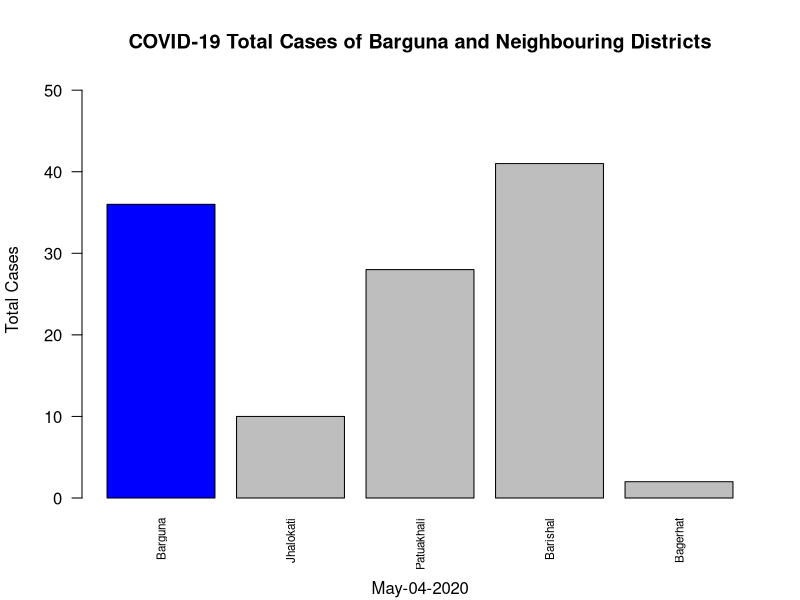
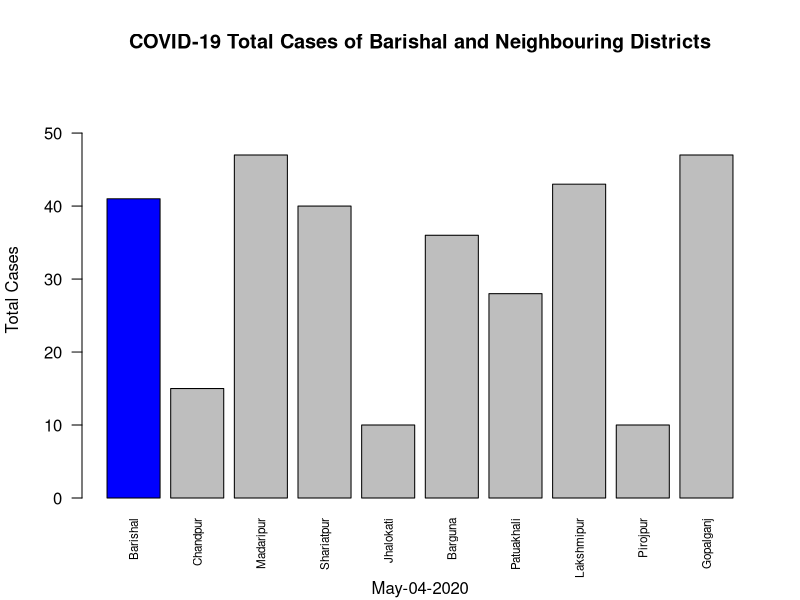
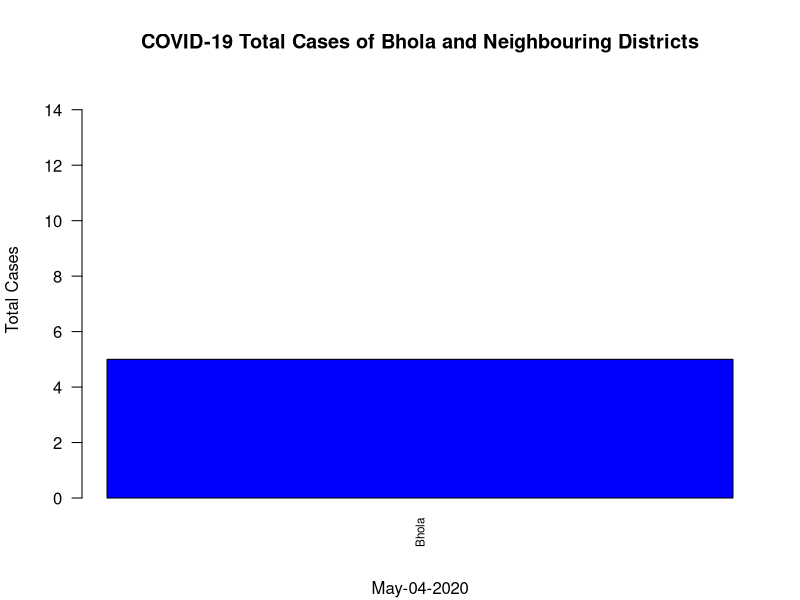
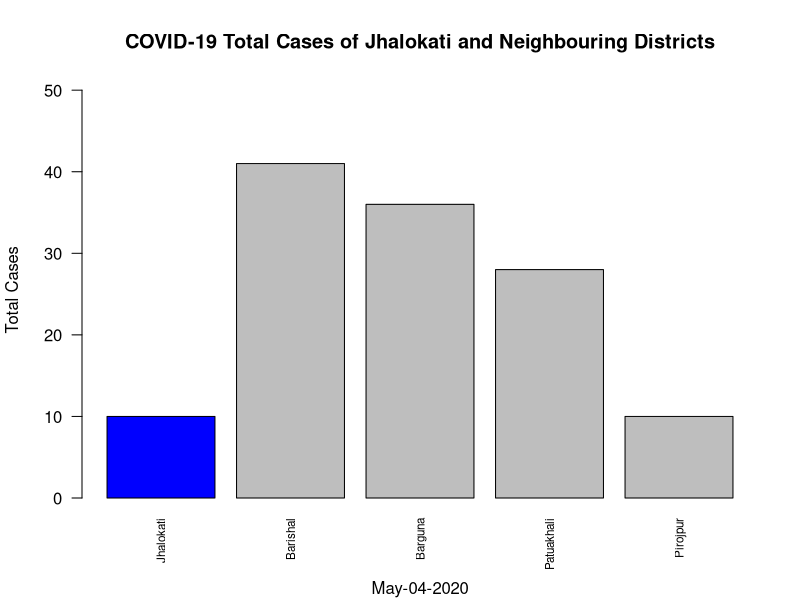
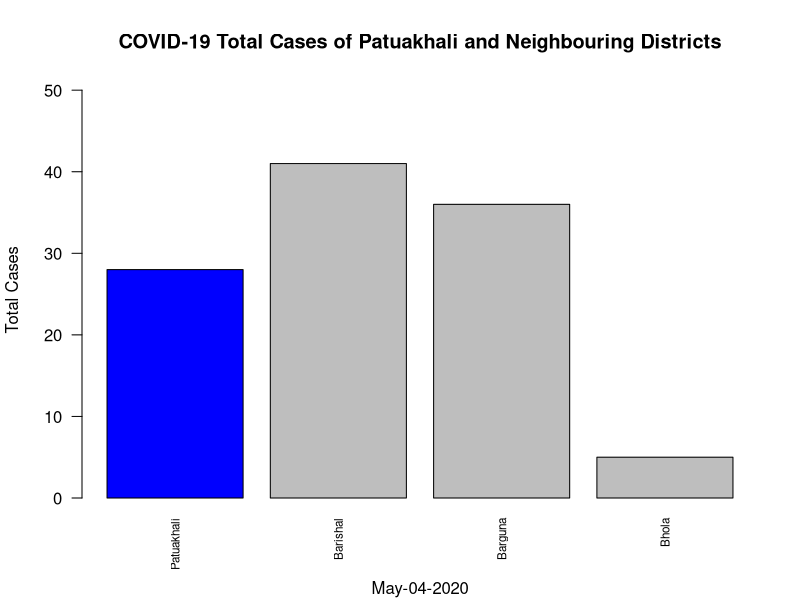
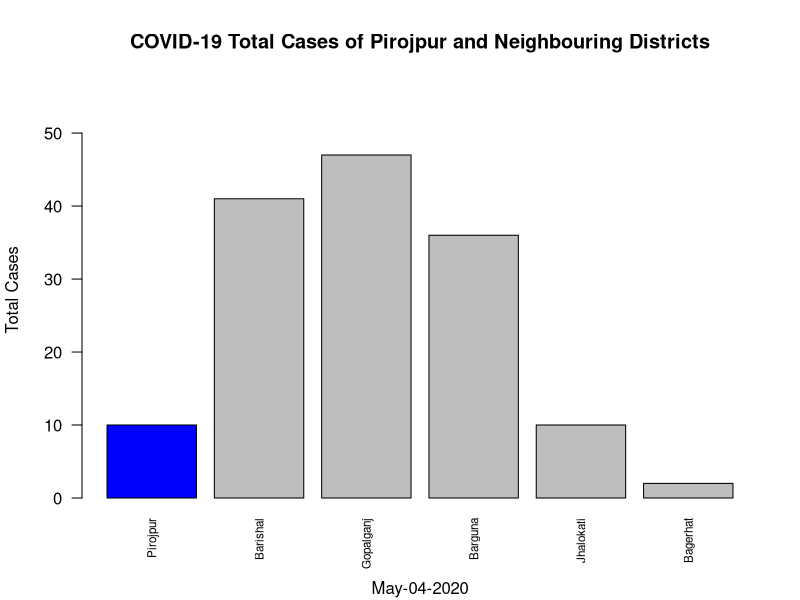
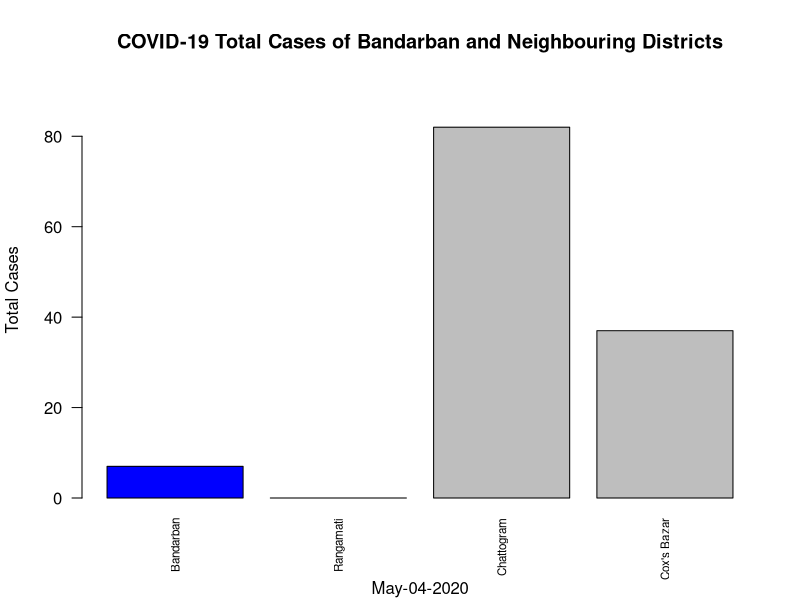
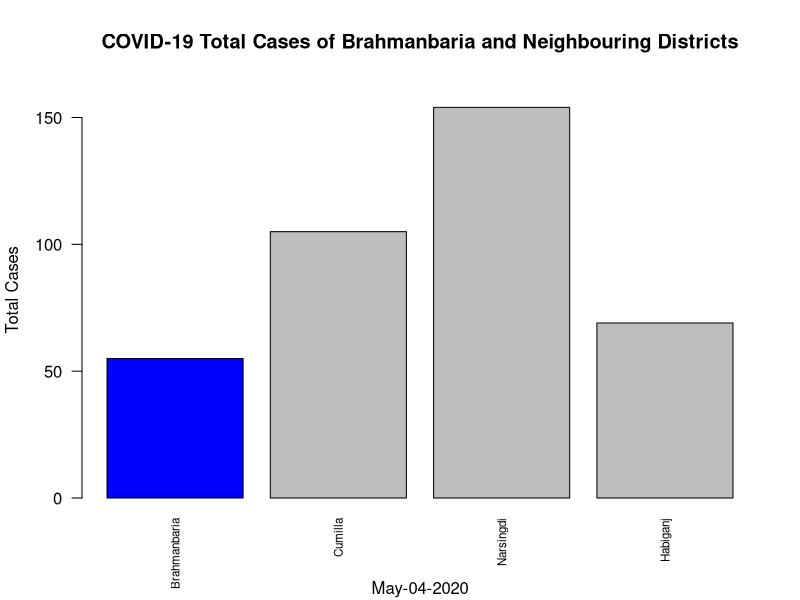

Write R code to recreate these figures, in order. (Note: this script raises an error after producing the figures.)
population<-read.csv(file='population_density_bd.csv')
districts<-population$district
d_no<-population$D_No
neighbours_zero<-population$N_ZERO
may_04_cases<-population$May_04
for (d in d_no) {
  png(filename = paste('may_04_n_zero_plot_dist_', districts[d], '.png',sep=''))
  print(districts[d])
  print(neighbours_zero[d])
  ns <- (stringr::str_split(neighbours_zero[d],'-'))
  ns_score <-c(may_04_cases[d])
  ns_values<-as.character(districts[d])
  for (n in ns[[1]]) {
    if(n!='0'&&n!='65'&&n!='66'){
      d_n <- as.integer(n)
      ns_score<-c(ns_score, may_04_cases[d_n])
      ns_values<-c(ns_values, as.character(districts[d_n]))
    }
  }
  print(ns_values)
  print(ns_score)
  barplot(height=ns_score, main = paste('COVID-19 Total Cases of ',districts[d],' and Neighbouring Districts',sep = ''),
      ylab = 'Total Cases', names.arg = ns_values, col = ifelse(ns_values==districts[d],'blue','grey'),
       sub='May-04-2020',horiz = FALSE, cex.names = 0.7, las=2,
      ylim=c(0,max(ns_score)+10))
  dev.off()
}